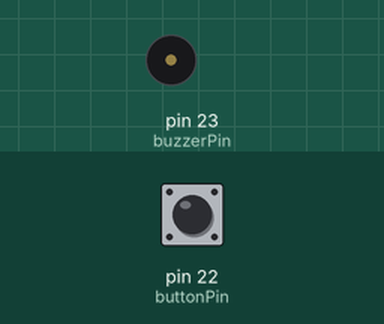
Bench run of a sketch on a simulated Arduino Mega 2560, built with avr-gcc and run on an emulated ATmega2560. On the bench: buzzer (waves = sounding). The test bench sets the inputs (shaded band); at power-on: pin 22 (buttonPin) LOW.

Above: at 1.2 s.
1.3 s: pin 22 (buttonPin) pulled HIGH for 0.15 s
At 1.37 s:
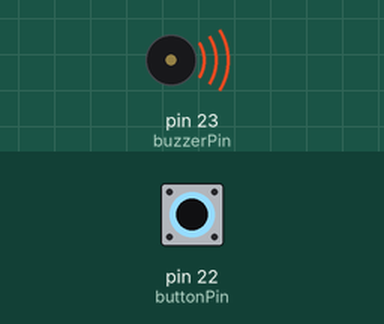
2.9 s: pin 22 (buttonPin) pulled HIGH for 3.2 s
At 7.3 s:
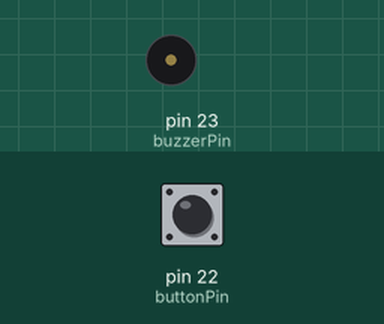
Timing chart, 0 to 8.8 s (numbered marks = the images above; inputs shaded):
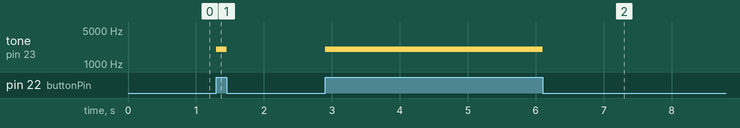

Measured:
- after the input at 1.3 s, tone on pin 23 (buzzerPin): silent → 2000 Hz at once, → silent 0.15 s later
- after the input at 2.9 s, tone on pin 23 (buzzerPin): silent → 2000 Hz at once, → silent 3.2 s later

The sketch:

Activity4.ino
```cpp
// Activity 4: Turn on the Buzzer for 1s with a frequency of 2000 Hz when the button is pressed

const int buttonPin = 22;  // the number of the pushbutton pin
const int buzzerPin = 23;    // the number of the buzzer pin

// variables will change:
int buttonState = 0;  // variable for reading the pushbutton status

void setup() {
  // initialize the buzzer pin as an output:
  pinMode(buzzerPin, OUTPUT);
  // initialize the pushbutton pin as an input:
  pinMode(buttonPin, INPUT);
}

void loop() {
  // read the state of the pushbutton value:
  buttonState = digitalRead(buttonPin);
  // check if the pushbutton is pressed. If it is, the buttonState is HIGH:
  if (buttonState == HIGH) {
    // turn buzzer on:
    tone(buzzerPin, 2000);
  } else {
    // turn buzzer off:
    noTone(buzzerPin);
  }
}
```
